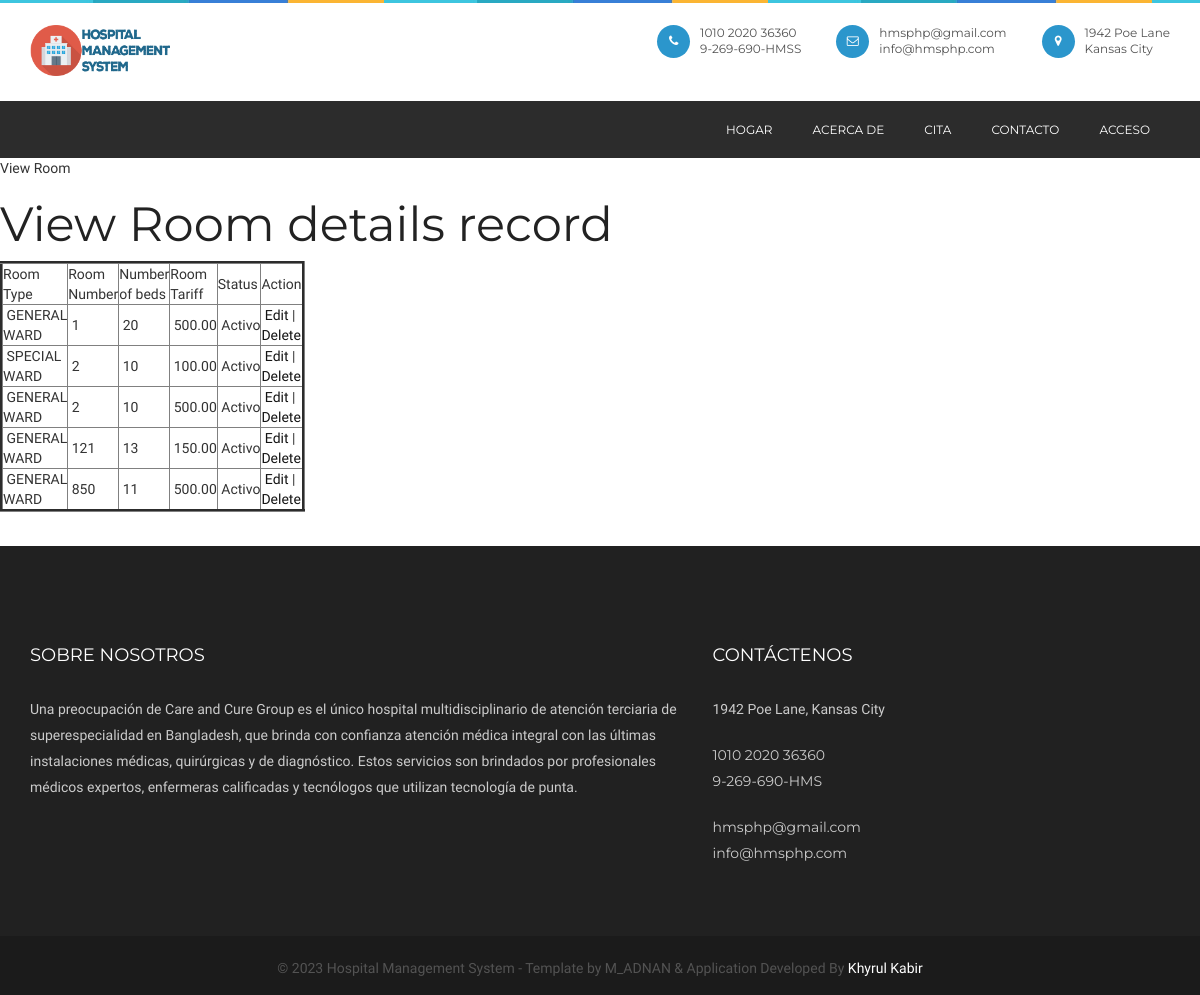
The page /viewroom.php on the database its author committed.
### tables this page shows
CREATE TABLE `room` (
  `roomid` int(10) NOT NULL,
  `roomtype` varchar(25) NOT NULL,
  `roomno` int(10) NOT NULL,
  `noofbeds` int(10) NOT NULL,
  `room_tariff` float(10,2) NOT NULL,
  `status` varchar(10) NOT NULL
);

### viewroom.php (the view, shortened to what this page needs)
<?php
include("header.php");
include("dbconnection.php");
?>
<div class="wrapper col2">
  <div id="breadcrumb">
    <ul>
      <li class="first">View Room</li></ul>
  </div>
</div>
<div class="wrapper col4">
  <div id="container">
    <h1>View Room details record</h1>
    <table width="200" border="3">
      <tbody>
        <tr>
          <td width="21%">Room Type</td>
          <td width="21%">Room Number</td>
          <td width="30%">Number of beds</td>
            <td width="30%">Room Tariff</td>
          <td width="14%">Status</td>
          <td width="14%">Action</td>
        </tr>
          <?php
		$sql ="SELECT * FROM room";
		$qsql = mysqli_query($con,$sql);
		while($rs = mysqli_fetch_array($qsql))
		{
        echo "<tr>
          <td>&nbsp;$rs[roomtype]</td>
          <td>&nbsp;$rs[roomno]</td>
		   <td>&nbsp;$rs[noofbeds]</td>
		   <td>&nbsp;$rs[room_tariff]</td>
		<td>&nbsp;$rs[status]</td>
		 <td>&nbsp;<a href='room.php?editid=$rs[roomid]'>Edit</a> | <a href='viewroom.php?delid=$rs[roomid]'>Delete</a> </td>
        </tr>";
		}
		?>
      </tbody>
    </table>
    <p>&nbsp;</p>
  </div>
</div>
<?php
include("footer.php");
?>

### header.php (shortened to what this page needs)
<!doctype html>
<html class="no-js" lang="en">
<head>
<link rel="stylesheet" type="text/css" href="rs-plugin/css/settings.css" media="screen" />
<link rel="stylesheet" href="css/ionicons.min.css">
<link rel="stylesheet" href="css/bootstrap.min.css">
<link rel="stylesheet" href="css/font-awesome.min.css">
<link rel="stylesheet" href="css/main.css">
<link rel="stylesheet" href="css/style.css">
<link rel="stylesheet" href="css/responsive.css">
<link rel="stylesheet" href="sweetalert2.min.css">
</head>
<body>
  <header class="header-style-2">
    <div class="container">
      <div class="logo"> <a href="index.html"><img src="images/hmslogo.png" alt="" style="height: 51px;"></a> </div>
      <div class="head-info">
        <ul>
          <li> <i class="fa fa-phone"></i>
            <p>1010 2020 36360<br>
              9-269-690-HMSS</p>
          </li>
          <li> <i class="fa fa-envelope-o"></i>
            <p>hmsphp@gmail.com<br>
              info@hmsphp.com</p>
          </li>
          <li> <i class="fa fa-map-marker"></i>
            <p>1942  Poe Lane<br>
             Kansas City</p>
          </li>
        </ul>
      </div>
    </div>
    <nav class="navbar ownmenu">
      <div class="container">
        <div class="collapse navbar-collapse navbar-right" id="nav-open-btn">
          <ul class="nav">
            <li> <a href="index.php">HOGAR </a></li>
            <li><a href="about.php">ACERCA DE</a></li>
            <li><a href="patientappointment.php">CITA </a></li>
            <li><a href="contact.php">CONTACTO</a></li>
            <li class="dropdown"> <a href="#" class="dropdown-toggle" data-toggle="dropdown">ACCESO</a>
            </li>
          </ul>
        </div>
      </div>
    </nav>
  </header>

### footer.php (shortened to what this page needs)
<footer class="footer-2">
  <div class="container">
    <div class="row">
      <div class="col-sm-7">
        <h6>SOBRE NOSOTROS</h6>
        <div class="about-foot">
          <p>Una preocupación de Care and Cure Group es el único hospital multidisciplinario de atención terciaria de superespecialidad en Bangladesh, que brinda con confianza atención médica integral con las últimas instalaciones médicas, quirúrgicas y de diagnóstico. Estos servicios son brindados por profesionales médicos expertos, enfermeras calificadas y tecnólogos que utilizan tecnología de punta.</p>
        </div>
      </div>
      <div class="col-sm-5">
        <div class="con-info">
          <h6>CONTÁCTENOS</h6>
          <p>1942 Poe Lane, Kansas City</p>
          <ul>
            <li class="mobile">
              <p>1010 2020 36360</p>
              <p>9-269-690-HMS</p>
            </li>
            <li class="email">
              <p>hmsphp@gmail.com</p>
              <p>info@hmsphp.com</p>
            </li>
          </ul>
        </div>
      </div>
    </div>
  </div>
</footer>
<div class="rights style-2">
  <div class="container">
    <p>©
      <?php echo date("Y"); ?> Hospital Management System - Template by M_ADNAN & Application Developed By <span
        style="color: white">Khyrul Kabir</span>
    </p>
  </div>
</div>
</body>
</html>

### css/style.css (style rules this page uses)
* { margin: 0px; padding: 0px; }
body { background: #fff; font-weight: normal; position: relative; font-size: 14px; font-family: "Raleway", sans-serif; }
h1, h2, h3, h4, h5, h6 { font-weight: normal; color: #222222; font-family: "Montserrat", sans-serif; }
h1 { font-size: 48px; }
h6 { font-size: 14px; }
p { color: #535353; font-size: 14px; letter-spacing: 0px; line-height: 24px; font-weight: 500; text-rendering: optimizeLegibility; }
a { -webkit-transition: all 0.4s ease-in-out; -moz-transition: all 0.4s ease-in-out; -o-transition: all 0.4s ease-in-out; -ms-transition: all 0.4s ease-in-out; transition: all 0.4s ease-in-out; text-decoration: none !important; }
img { -webkit-transition: 0.4s ease-in-out; -moz-transition: 0.4s ease-in-out; -ms-transition: 0.4s ease-in-out; -o-transition: 0.4s ease-in-out; transition: 0.4s ease-in-out; display: inline-block !important; }
a { text-decoration: none; color: #141414; }
header { width: 100%; z-index: 999; background: none; padding: 0px 0; position: relative; padding-top: 30px; position: relative; background: #fff url(../images/hr-bar.jpg) repeat-x; padding: 25px 0; }
header .container { position: relative; }
header .navbar { border: none; margin: 0px; position: static; padding: 0px; border-radius: 0px; text-align: center; float: right; min-height: inherit; }
header .nav { padding: 0px; margin: 0px; }
header .logo { float: left; position: relative; -webkit-transition: 0.2s ease-in-out; -moz-transition: 0.2s ease-in-out; -ms-transition: 0.2s ease-in-out; -o-transition: 0.2s ease-in-out; transition: 0.2s ease-in-out; }
header .logo img { z-index: 3; position: relative; }
header .navbar { display: inline-block; -webkit-transition: 0.2s ease-in-out; -moz-transition: 0.2s ease-in-out; -ms-transition: 0.2s ease-in-out; -o-transition: 0.2s ease-in-out; transition: 0.2s ease-in-out; }
header .navbar li { display: inline-block; margin: 0; position: relative; }
header .navbar li a { font-size: 13px; font-family: "Montserrat", sans-serif; font-weight: 400; padding: 10px 15px; letter-spacing: 0px; text-transform: uppercase; }
.navbar-collapse { padding: 0px; float: left; }
.ownmenu { float: left; }
header .navbar li a:before { position: absolute; left: 0px; bottom: 0px; height: 100%; width: 0px; background: #629ee7; content: ""; z-index: -1; -webkit-transition: 0.2s ease-in-out; -moz-transition: 0.2s ease-in-out; -ms-transition: 0.2s ease-in-out; -o-transition: 0.2s ease-in-out; transition: 0.2s ease-in-out; }
.header-style-2 { position: relative; background: url(../images/hr-bar.jpg) repeat-x; padding-top: 25px; }
.head-info { float: right; }
.head-info li { list-style: none; display: inline-block; float: left; margin-left: 35px; }
.head-info li i { height: 33px; width: 33px; border-radius: 50%; display: table-cell; vertical-align: top; background: #2b96cc; text-align: center; line-height: 33px; color: #fff; margin-right: 10px; float: left; margin-top: 0px; font-size: 12px; }
.head-info li p { font-weight: 400; font-size: 12px; line-height: 16px; display: table-cell; font-family: "Montserrat", sans-serif; }
.header-style-2 .navbar li a { text-transform: uppercase; padding: 20px; float: left; color: #fff; font-size: 12px; }
.header-style-2 { left: 0px; width: 100%; }
.header-style-2 .navbar { width: 100%; margin-top: 25px; }
.header-style-2 .navbar li:nth-child(1) { margin-left: 0px; }
.header-style-2 .navbar { background: rgba(22, 22, 22, 0.9); }
footer { background: #212121; position: relative; z-index: 99; }
footer p { color: #757575; }
footer ul li { margin-bottom: 20px; }
footer li { list-style: none; }
.rights { background: #1b1b1b; text-align: center; padding: 20px 0; }
.rights p { margin: 0px; }
footer p { color: #cbcbcb; line-height: 26px; }
.rights { background: #fcb532; padding: 20px 0; padding-bottom: 15px; }
.rights p { margin-bottom: 0px; font-size: 14px; }
.footer-2 { padding: 100px 0; padding-bottom: 50px; }
.footer-2 h6 { color: #fff; text-transform: uppercase; font-weight: 400; margin: 0px; font-size: 18px; margin-bottom: 30px; }
.con-info li p { font-family: "Montserrat", sans-serif; margin-bottom: 0px; font-weight: 400; }
.con-info li { list-style: none; margin-top: 20px; }
.rights.style-2 { text-align: center; background: #1b1b1b; }
.rights.style-2 p { font-size: 14px; }

### rows shown on the page
room: roomtype "GENERAL WARD", roomno "1", noofbeds "20", room_tariff "500.00", status "Activo"
room: roomtype "SPECIAL WARD", roomno "2", noofbeds "10", room_tariff "100.00", status "Activo"
room: roomtype "GENERAL WARD", roomno "2", noofbeds "10", room_tariff "500.00", status "Activo"
room: roomtype "GENERAL WARD", roomno "121", noofbeds "13", room_tariff "150.00", status "Activo"
room: roomtype "GENERAL WARD", roomno "850", noofbeds "11", room_tariff "500.00", status "Activo"
